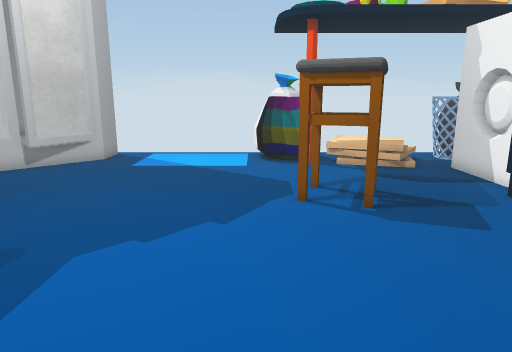
View 1 (above)

15 first-person views from a walk through a 3-D level made in the Unity game engine. The camera is 1.5 m above the floor, tilts 12° down and sees 70° across. The floor is counted in squares, 0.5 m on a side. Each view is taken from the middle of a square. On the plan, view 1 faces up. The plan holds only what a view shows up to about 20 squares ahead; the rest is blank. Some animated figures are not drawn. Some surface patterns are stand-ins.

View 2
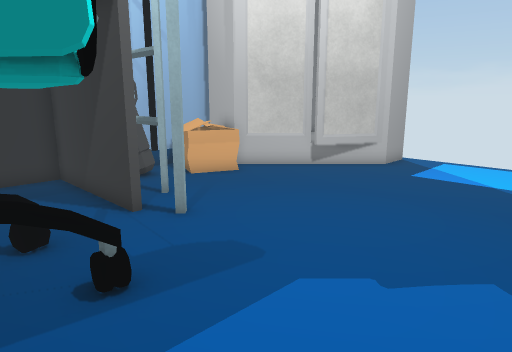

View 3
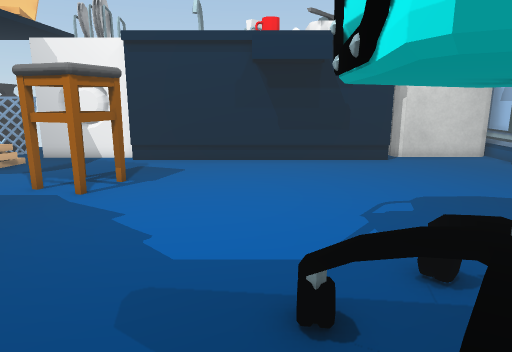

View 4
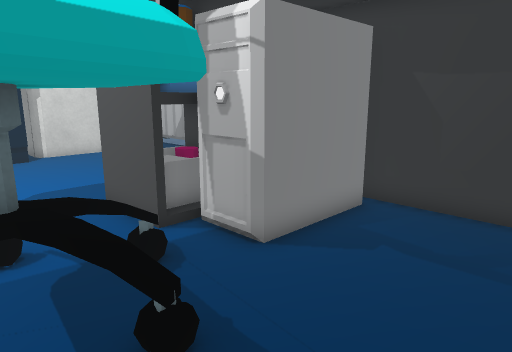

View 5
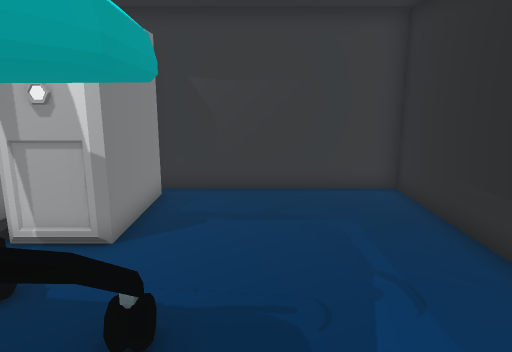

View 6
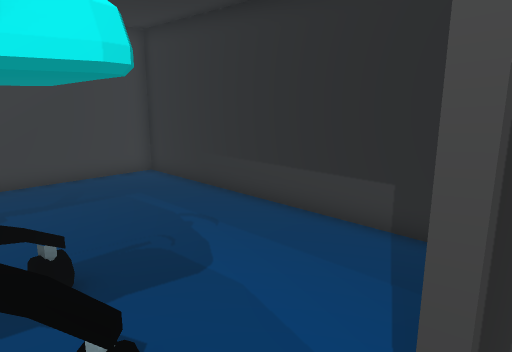

View 7
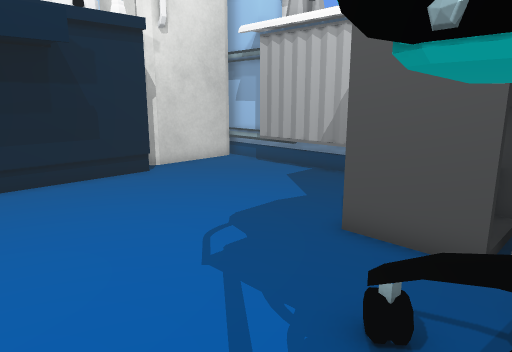

View 8
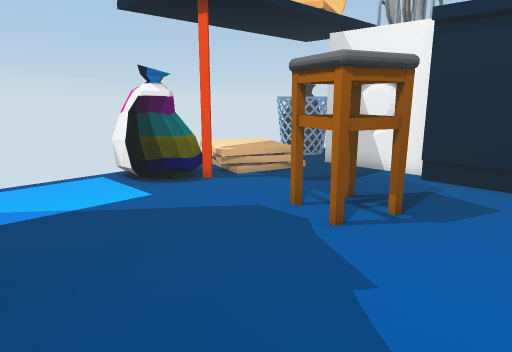

View 9
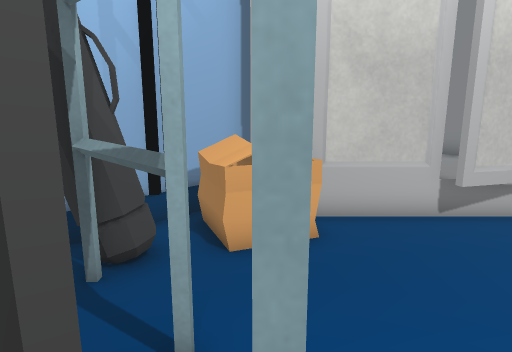

View 10
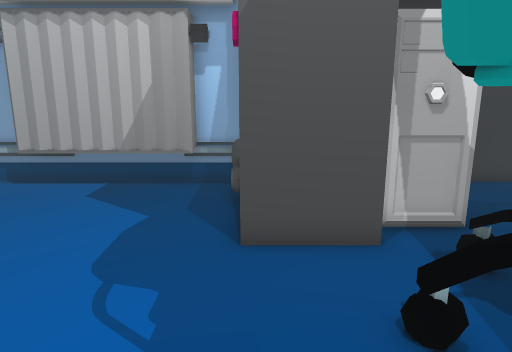

View 11
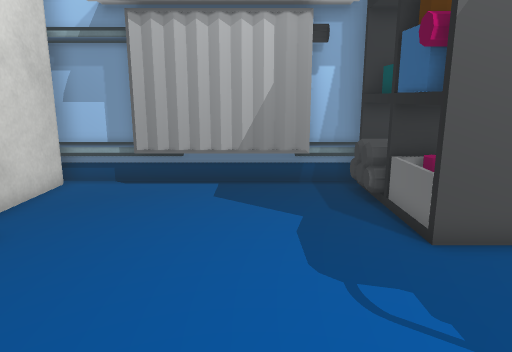

View 12
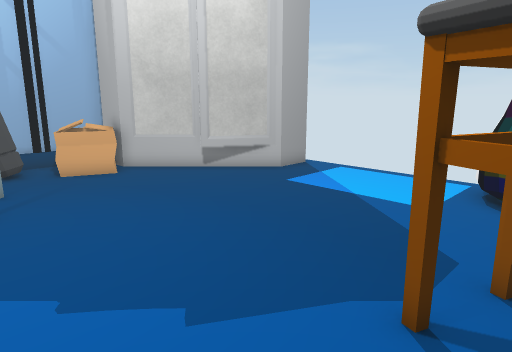

View 13
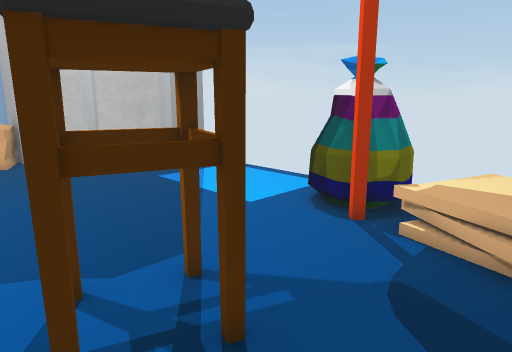

View 14
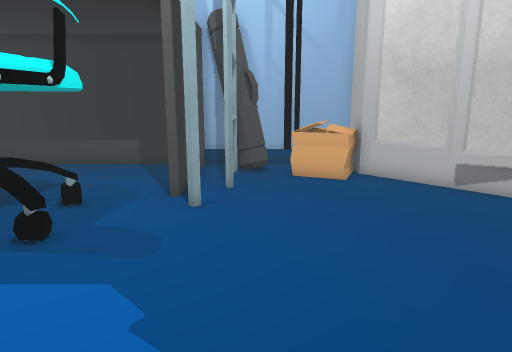

View 15
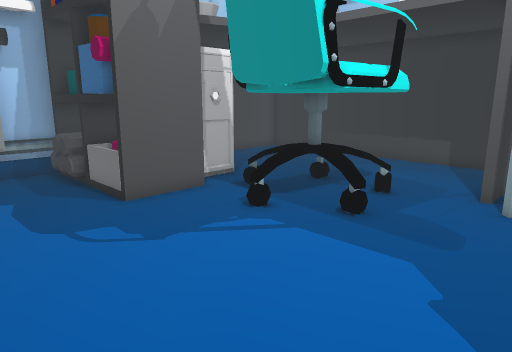

### Floor plan
Key: @ floor where view 1 was taken; # wall or solid block; . main floor; : floor 0.5 m higher than the main floor; / step, stairs or slope; = window, fence, low wall or low ledge; ^ raised ledge; T thing the floor can be seen under or through; O other object.
Columns run from 15 left of view 1 to 10 right of it. Each row starts with its distance up from view 1.
 20        #.......=###.//
 19        #.......###=/:::/##
 18        #.......=##=::://##
 17       ##........=##/::/..#
 16     ###..............//.##
 15    ##...................#
 14    #....................#
 13 ####....................#
 12 #^^^=............TTT....#
 11 #^^^.............TTT...##
 10 ###..............TT....#
  9  ##....................#
  8   ####.................#
  7     ####...............#
  6 #######................#
  5 #......................#
  4 #.....##TTT............#
  3 #.....TTTTT............#
  2 #.....TTTTTO...........#
  1 #.....TTTTT............#
  0 #......  TT....@.......#
 -1 #..........###.........#
 -2 #.......######.........##
 -3 #.......#    #..........#
 -4 #.......#    #..........#
 -5 #.......#    #=.........#
 -6 #.......#    #=#######..#
 -7 #########    #=##   ##==#
 -8              ###     ####

Positions as (right, up) in squares from view 1, and headings:
1: (0, 0), facing up
2: (0, 2), facing up-left
3: (-10, 5), facing right
4: (-12, 3), facing down-right
5: (-10, 5), facing down
6: (-7, 7), facing down-left
7: (-6, 6), facing down-right
8: (-6, 6), facing up-right
9: (-7, 6), facing up-left
10: (-2, 6), facing down
11: (2, 6), facing down
12: (3, 6), facing up-left
13: (7, 9), facing up-left
14: (2, 9), facing left
15: (3, 9), facing down-left
